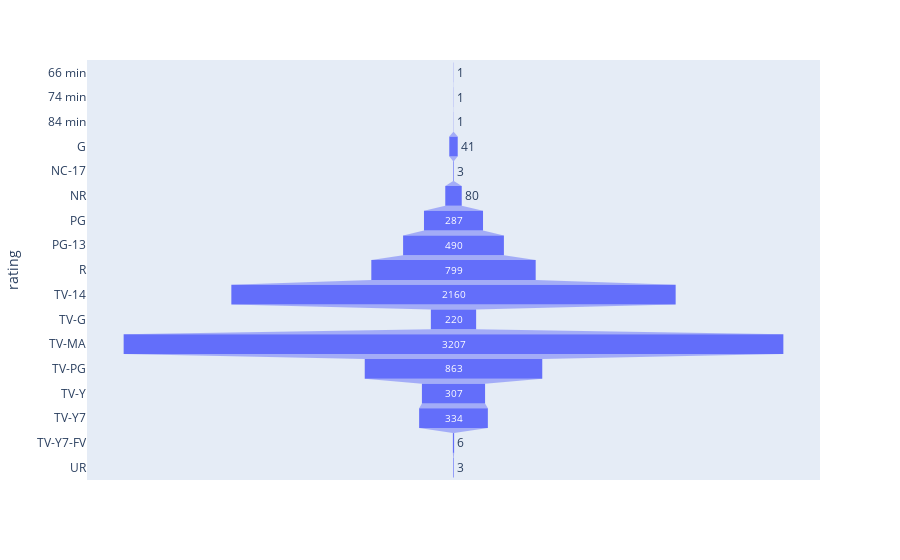

The notebook cell this image was saved under:
### Code cell
px.funnel(df_agg, x='show_id', y='rating')

### Figure 1 — Plotly figure (JSON) as saved in the notebook; plotly's stock layout.template omitted (floating-point values rounded to 4 significant figures)
{"data": [{"hovertemplate": "show_id=%{x}<br>rating=%{y}<extra></extra>", "legendgroup": "", "marker": {"color": "#636efa"}, "name": "", "orientation": "h", "showlegend": false, "type": "funnel", "x": [1, 1, 1, 41, 3, 80, 287, 490, 799, 2160, 220, 3207, 863, 307, 334, 6, 3], "xaxis": "x", "y": ["66 min", "74 min", "84 min", "G", "NC-17", "NR", "PG", "PG-13", "R", "TV-14", "TV-G", "TV-MA", "TV-PG", "TV-Y", "TV-Y7", "TV-Y7-FV", "UR"], "yaxis": "y"}], "layout": {"legend": {"tracegroupgap": 0}, "margin": {"t": 60}, "xaxis": {"anchor": "y", "domain": [0, 1], "title": {"text": "show_id"}}, "yaxis": {"anchor": "x", "domain": [0, 1], "title": {"text": "rating"}}}}
